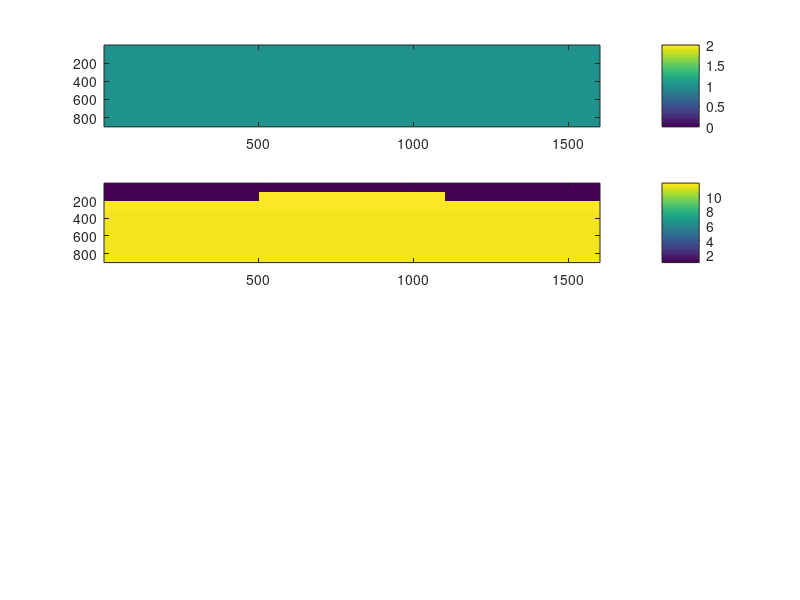

The MATLAB script that drew this image: (Note: this script raises an error after producing the figure.)
clear all
clc
close all

slab_height = 0.5e-6;

lambda0 = 1.15e-6;
k0 = 2*pi/lambda0;
ncore = 3.44;
nsub = 3.40;
nair = 1.0;
ridge_width = 3e-6;
ridge_height = 1e-6 - slab_height;
slab_width = 8e-6;
sub_height = 3e-6;
air_height = 0.5e-6;

dx = 0.01e-6;
dy = 0.01e-6;
Nx = round((air_height + ridge_height + slab_height + sub_height)/dx) +1;
Ny = round(slab_width/dy) +1;
%%
Nx2 = 2*Nx;
dx2 = dx/2;
Ny2 = 2*Ny;
dy2 = dy/2;

nx1 = 1 + round(air_height/dx2);
nx2 = nx1 + round(ridge_height/dx2) - 1;
nx3 = nx2 + 1;
nx4 = nx3 + round(slab_height/dx2) - 1;
nx5 = nx4 + 1;

ny1 = 1 + round((slab_width-ridge_width)/2/dy2);
ny2 = ny1 + round(ridge_width/dy2) - 1;

ER2 = nsub^2*ones(Nx2,Ny2);
ER2(1:nx2,:) = nair^2;
ER2(nx3:nx4,:) = ncore^2;
ER2(nx1:nx2,ny1:ny2) = ncore^2;

UR2 = 1*ones(Nx2,Ny2);

subplot(4,1,1);
imagesc(UR2);colorbar;
subplot(4,1,2);
imagesc(ER2);colorbar;

URxx = UR2;
URyy = UR2;
URzz = UR2;
ERxx = ER2;
ERyy = ER2;
ERzz = ER2;

URxx = URxx(1:2:Nx2,2:2:Ny2);
URyy = URyy(2:2:Nx2,1:2:Ny2);
URzz = URzz(2:2:Nx2,2:2:Ny2);
ERxx = ERxx(2:2:Nx2,1:2:Ny2);
ERyy = ERyy(1:2:Nx2,2:2:Ny2);
ERzz = ERzz(1:2:Nx2,1:2:Ny2);

URxx = diag(sparse(URxx(:)));
URyy = diag(sparse(URyy(:)));
URzz = diag(sparse(URzz(:)));
ERxx = diag(sparse(ERxx(:)));
ERyy = diag(sparse(ERyy(:)));
ERzz = diag(sparse(ERzz(:)));

%%
[DEX,DEY,DHX,DHY] = yeeder([Nx Ny],[dx dy]*k0,[0 0]);
%%
P11 = DEX*ERzz^(-1)*DHY;
P12 = - (DEX*ERzz^(-1)*DHX + URyy);
P21 = DEY*ERzz^(-1)*DHY + URxx;
P22 = - DEY*ERzz^(-1)*DHX;
Q11 = DHX*URzz^(-1)*DEY;
Q12 = - (DHX*URzz^(-1)*DEX + ERyy);
Q21 = DHY*URzz^(-1)*DEY + ERxx;
Q22 = - DHY*URzz^(-1)*DEX;
OMEGA_square_PQ = [P11 P12;P21 P22]*[Q11 Q12;Q21 Q22];
NSOL = 1;
[V,D] = eigs(OMEGA_square_PQ, 2*NSOL, -ncore^2);
D = diag(D);
neff = - 1i*sqrt(D)
no = real(neff);
kappa = - imag(neff);
alpha = k0*kappa;
beta = k0*no;
VV1 = reshape(V(:,2*NSOL-1),Nx,Ny*2);
VV2 = reshape(V(:,2*NSOL),Nx,Ny*2);
subplot(4,1,3);
imagesc((0:dx:Nx*dx)*1e6,(0:dy:Ny*dy)*1e6,abs(VV2(:,1:Ny)));colorbar;
subplot(4,1,4);
imagesc((0:dx:Nx*dx)*1e6,(0:dy:Ny*dy)*1e6,abs(VV1(:,Ny+1:Ny*2)));colorbar;